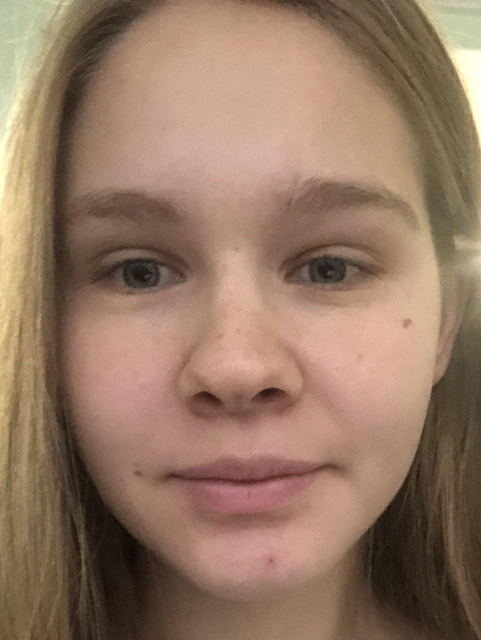
#> input picture support_files/pictures_to_write_letters/1.jpg, 962 x 1280 px (shown at 1/2 size); its folder holds only this picture in this run
$ jupyter execute --allow-errors ProjectPipeline.ipynb   (older library calls are emulated)
#> lines starting #> are read from the running program, lines starting #| are printed output that depends on the picture
[cell 1]
from PIL import ImageFont, ImageDraw, Image, ImageOps

from nltk.stem import PorterStemmer
from nltk.tokenize import RegexpTokenizer
from pke.unsupervised import YAKE
from nltk.corpus import stopwords

# import face_recognition
import numpy as np
import random

import os
import shutil

# Making image from emoji

## Methods to write text with set of pixels.

[cell 2]
def square_side_length(image,
                       back_ground_color=(0, 0, 0, 0)):
    """Square side length on picture with squares.

    Args:
        image: Picture with squares on it.
               Squares are similar to each other.
    """
    width, height = image.size
    lengthes = []
    for h in range(height):
        counter = 0
        for w in range(width):
            pixel_color = image.getpixel((w, h))
            if (pixel_color != back_ground_color):
                counter += 1
        if (len(set(lengthes)) < 3):
            lengthes.append(counter)
    return len(list(filter(lambda x: x != 0, lengthes[:-1])))

[cell 3]
def squeeze_squares_into_pixels(image,
                                back_ground_color=(0, 0, 0, 0)):
    """Squeezing squares on image into 1 top left pixel.

    Args:
        image: Picture with squares on it.
               Squares are similar to each other.
    """
    width, height = image.size
    side_length = square_side_length(image)
    for w in range(width):
        for h in range(height):
            pixel_color = image.getpixel((w, h))
            if pixel_color != back_ground_color:
                for w_black in range(w, w + side_length):
                    for h_black in range(h, h + side_length):
                        if (w_black != w or h_black != h):
                            image.putpixel((w_black, h_black), back_ground_color)
    return image

## Methods to generate pictures.

[cell 4]
def write_text_with_squares(phrase,
                            width,
                            height,
                            back_ground_color,
                            margin,
                            font_path,
                            font_size,
                            font_color):
    """Drawing given text with given params.

    Args:
        phrase (int): What text to draw.

    Returns:
        image, font_size.
    """
    image = Image.new("RGBA", (width, height), back_ground_color)

    draw = ImageDraw.Draw(image)
    font = ImageFont.truetype(font_path, font_size)
    draw.text(margin, phrase, font=font, fill=font_color)

    return image, font_size

[cell 5]
def write_text_with_squares_not_dependent(phrase,
                                          height=1000,
                                          back_ground_color=(0, 0, 0, 0),
                                          font_color=(0, 0, 0),
                                          font_path="../support_files/fonts/EnhancedDotDigital7-XyLK.ttf"):
    """Shell for write_text_with_squares method.
    """

    width = int(height*2)
    font_size = int(3000/len(phrase))
    margin = (int(width/font_size)*25, int(height/font_size)*150)

    return write_text_with_squares(phrase=phrase,
                                   height=height,
                                   width=width,
                                   back_ground_color=back_ground_color,
                                   font_color=font_color,
                                   font_size=font_size,
                                   margin=margin,
                                   font_path=font_path)

[cell 6]
def prepare_emoji_list(emoji_list,
                       font_size):
    """Preparing emojies to be put on picture.
    """

    return list(map(lambda x: x.convert("RGBA").resize((int(font_size/10), int(font_size/10))), emoji_list))

[cell 7]
def fill_text_with_emojies(emoji_list,
                           image,
                           back_ground_color=(0, 0, 0, 0)):
    """Filling every pixel which color in not back_ground_color with random emoji.
    """

    image = squeeze_squares_into_pixels(image)

    out = Image.new('RGBA', image.size, back_ground_color)
    width, height = image.size
    for x in range(width):
        for y in range(height):
            if image.getpixel((x, y)) != back_ground_color:
                random_num = random.randint(0, len(emoji_list)-1)
                img_to_paste = emoji_list[random_num]
                out.paste(img_to_paste, (x, y), mask=img_to_paste)

    return out

[cell 8]
def write_text_with_emojies(text,
                            emoji_list,
                            output_dir,
                            i=0):
    """Writing given text with given emojies, saving them.
    """
#> called with text = 'LOVE', output_dir = '../output/', i = 0

    image, font_size = write_text_with_squares_not_dependent(text)
#> in write_text_with_squares, `image = Image.new("RGBA", (width, height), back_ground_color)`: image: PIL image 2000x1000 RGBA; every value is 0
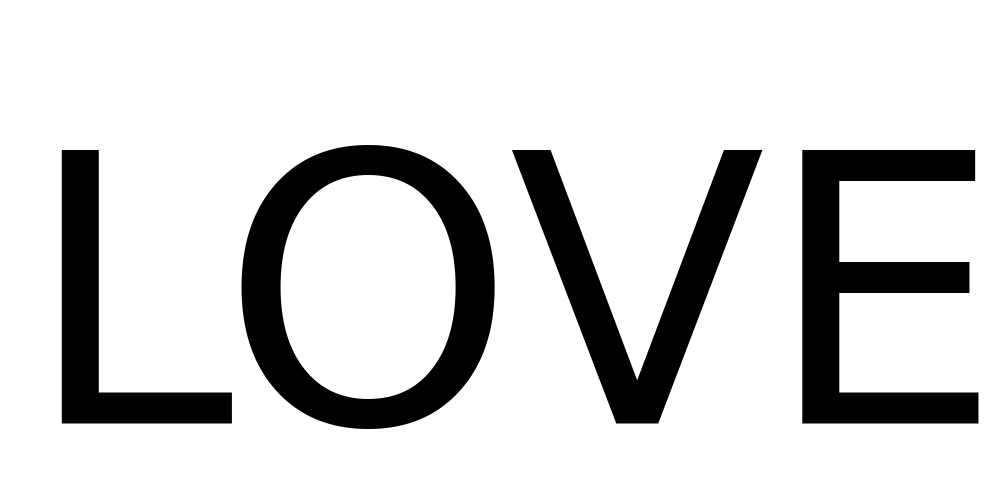
#> image: PIL image 2000x1000 RGBA (shown at 1/2 size); mean R, G, B, A 0, 0, 0, 42.5; transparent parts drawn white
#> font_size = 750

    emoji_list = list(map(lambda x: Image.open(x), emoji_list))
    emoji_list = prepare_emoji_list(emoji_list, font_size)
    out = fill_text_with_emojies(emoji_list, image)

    out.save(output_dir+str(i)+text+".png", "PNG")

    return out

[cell 9]
def write_text_with_faces(text,
                          pictures_to_write_missing_letters_with_path,
                          output_dir,
                          i=0):
    """Writing given text with given faces, saving them.
    """

    pictures_paths_list = list(map(lambda x: pictures_to_write_missing_letters_with_path + x,
                                   os.listdir(pictures_to_write_missing_letters_with_path)))
#    pictures_paths_list = list(map(lambda x: crop_face(Image.open(x)), pictures_paths_list))
    pictures_paths_list = list(map(lambda x: make_circled_image(Image.open(x)), pictures_paths_list))

    image, font_size = write_text_with_squares_not_dependent(text)
    pictures_paths_list = prepare_emoji_list(pictures_paths_list, font_size)

    out = fill_text_with_emojies(pictures_paths_list, image)
    out.save(output_dir+str(i)+text+".png", "PNG")

    return out

## Cropping face

[cell 10]
# [15 lines of commented-out code are left out]

[cell 11]
def make_circled_image(img):
    """Making image circled.
    """

    im = img.resize((120, 120))
    bigsize = (im.size[0] * 3, im.size[1] * 3)
    mask = Image.new('L', bigsize, 0)
    draw = ImageDraw.Draw(mask)
    draw.ellipse((0, 0) + bigsize, fill=255)
    mask = mask.resize(im.size, Image.ANTIALIAS)
    im.putalpha(mask)

    output = ImageOps.fit(im, mask.size, centering=(0.5, 0.5))
    output.putalpha(mask)

    return output

## Tokenization and emoji pictures

### Tokenization

[cell 12]
# [35 lines left out: function get_kphrases, not called in this run]

### Emojies

[cell 13]
# [43 lines left out: functions norm, get_filename, get_emoji, not called in this run]

## Testing

### Text with emojies

[cell 14]
text = "LOVE"
emoji_list = ["../support_files/emoji/kiss_kissu.png",
              "../support_files/emoji/kiss_kissu_love_love_loving.png",
              "../support_files/emoji/kiss_whistle.png",
              "../support_files/emoji/love_loveu_beautiful_lovely_sexy_attractive_sweetheart_likable_cute_lovable_sweet.png",
              "../support_files/emoji/loveu_love_arrow_loving_smitten_heart.png",
              "../support_files/emoji/love_beat_loveu_loving_beating_vibrating_lovely_heart.png",]

#> (a cell that did not finish here is left out)

### Text with face

[cell 16]
text = "HEY"
#> text = 'HEY'
pictures_to_write_missing_letters_with_path = "../support_files/pictures_to_write_letters/"

[cell 17]
out = write_text_with_faces(text=text,
                            pictures_to_write_missing_letters_with_path=pictures_to_write_missing_letters_with_path,
                            output_dir="../output/")
#> in make_circled_image, `im = img.resize((120, 120))`:
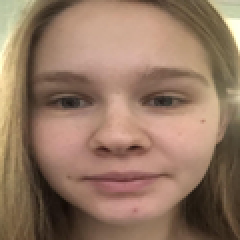
#> im: PIL image 120x120 RGB (shown 2 times larger); mean R, G, B 148.4, 119.3, 98.9
#> in make_circled_image, `mask = Image.new('L', bigsize, 0)`: mask: PIL image 360x360 L; every value is 0
#> in make_circled_image, `mask = mask.resize(im.size, Image.ANTIALIAS)`:
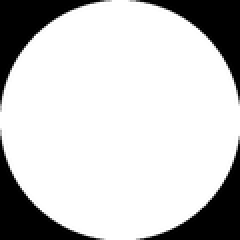
#> mask: PIL image 120x120 L (shown 2 times larger); min 0, max 255, mean 201.2
#> in make_circled_image, `im.putalpha(mask)`:
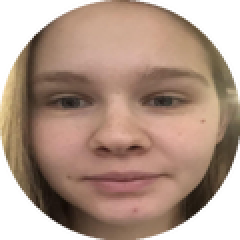
#> im: PIL image 120x120 RGBA (shown 2 times larger); mean R, G, B, A 148.4, 119.3, 98.9, 201.2; transparent parts drawn white
#> in write_text_with_faces, `pictures_paths_list = list(map(lambda x: make_circled_image(Image.open..`: pictures_paths_list = 1 item
#> in write_text_with_faces, `image, font_size = write_text_with_squares_not_dependent(text)`:
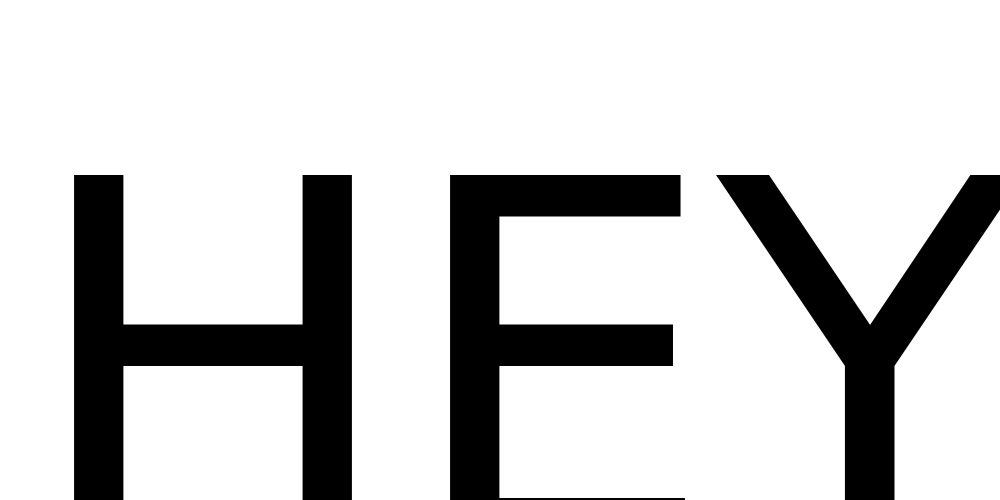
#> image: PIL image 2000x1000 RGBA (shown at 1/2 size); mean R, G, B, A 0, 0, 0, 48.9; transparent parts drawn white
#> in write_text_with_faces, `image, font_size = write_text_with_squares_not_dependent(text)`: font_size = 1000
#> after the loop in square_side_length, `for h in range(height):`: lengthes = 352 values from 0 to 829
#> in squeeze_squares_into_pixels, `side_length = square_side_length(image)`: side_length = 1
#> after the loop in fill_text_with_emojies, `for x in range(width):`:
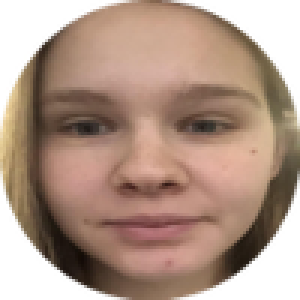
#> img_to_paste: PIL image 100x100 RGBA (shown 3 times larger); mean R, G, B, A 126.6, 100.1, 84.4, 201.2; transparent parts drawn white
#> after the loop in fill_text_with_emojies, `for x in range(width):`:
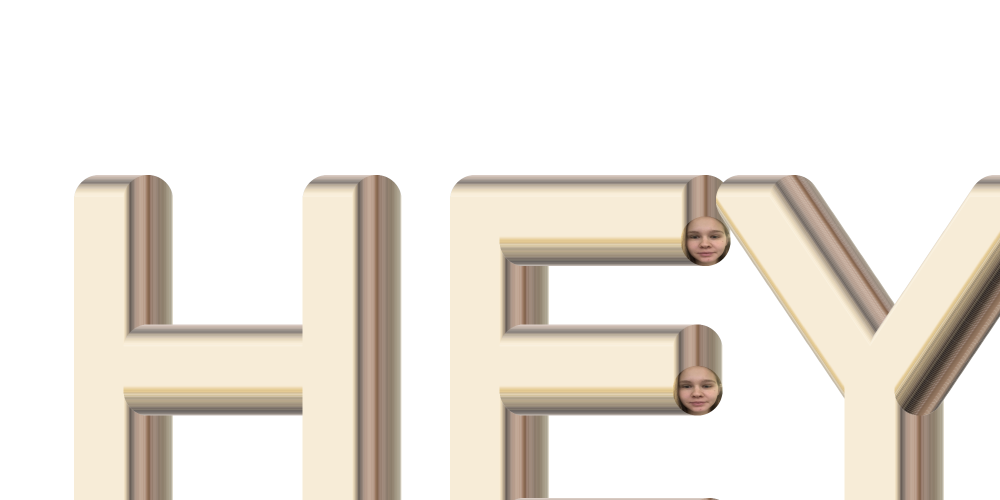
#> out: PIL image 2000x1000 RGBA (shown at 1/2 size); mean R, G, B, A 70.4, 60.7, 45.7, 53.1; transparent parts drawn white
out

# Making emoji text backgroung

[cell 18]
# [28 lines left out: function make_trasparent, not called in this run]

[cell 19]
# [50 lines left out: functions resizer, image_maker, put_images_onto_image, not called in this run]


def put_images(images_paths, image_path, num_of_images):
    """Shell for put_images_onto_image method.
    """

    images_list = list(map(lambda x: Image.open(x), images_paths))
    images_list = list(map(lambda x: x.resize((60, 60)), images_list))
    image = Image.open(image_path)
    return put_images_onto_image(images_list=images_list,
                                 image=image,
                                 num_of_images=num_of_images)

[cell 20]
images_paths = ["../support_files/emoji/kiss_kissu.png",
                "../support_files/emoji/kiss_kissu_love_love_loving.png",
                "../support_files/emoji/kiss_whistle.png",
                "../support_files/emoji/love_loveu_beautiful_lovely_sexy_attractive_sweetheart_likable_cute_lovable_sweet.png",
                "../support_files/emoji/loveu_love_arrow_loving_smitten_heart.png",
                "../support_files/emoji/love_beat_loveu_loving_beating_vibrating_lovely_heart.png",]
image_path = "../output/0LOVE.png"
num_of_images = 5

#> (a cell that did not finish here is left out)

result_image

# Creating gif

[cell 22]
def clear_dir(dir_path):
    for the_file in os.listdir(dir_path):
        file_path = os.path.join(dir_path, the_file)
        try:
            if os.path.isfile(file_path):
                os.unlink(file_path)
            elif os.path.isdir(file_path):
                shutil.rmtree(file_path)
        except Exception as e:
            print(e)

[cell 23]
# [19 lines left out: function gen_frame, not called in this run]

[cell 24]
def generate_gif(text="Sweetheart, I miss you so much",
                 pictures_to_write_missing_letters_with_path="../support_files/pictures_to_write_letters/",
                 output_dir="../output/",
                 emoji_dir="../support_files/emoji/"):
    """Generating .gif from given text.
    """

    clear_dir(output_dir)

    word_list = get_kphrases(text)
    word_list = list(map(lambda x: x.upper(), word_list))

    print("Main words: {}".format(word_list))

    # Adding pictures that will be used for gif.
    for i in range(len(word_list)):

        emoji_list = get_emoji(word_list[i], emoji_dir)

        if emoji_list == []:
            write_text_with_faces(text=word_list[i],
                                  i=i,
                                  pictures_to_write_missing_letters_with_path=pictures_to_write_missing_letters_with_path,
                                  output_dir=output_dir)
        else:
            write_text_with_emojies(text=word_list[i],
                                    emoji_list=emoji_list,
                                    i=i,
                                    output_dir=output_dir)

    print("Succesfully prepared words for .gif, exported in directory: '{}'.".format(output_dir))

    # Making gif.
    filenames = os.listdir(output_dir)
    filenames = list(map(lambda x: output_dir + x, filenames))
    filenames.sort()

    if filenames != []:
        filenames = list(map(lambda x: gen_frame(x), filenames))
        im1 = filenames[0]
        im1.save(output_dir + 'output.gif', save_all=True,
                 append_images=filenames[1:], loop=0, duration=1500, disposal=2)

    print("Succesfully prepared .gif, exported in directory: '{}'.".format(output_dir))

[cell 25]
test1 = "I'll kill you if you don't get the phone"
#> test1 = "I'll kill you if you don't get the phone"
test2 = "Sweetheart, I miss you so much"
test3 = "I am terribly sorry, but we have to re-schedule the meeting again"
test4 = "I'm so happy! Summer is finally back to town!"
test5 = "I'm stuck in a traffic jam and will be late, all is lost"
test6 = "Fuck you!"
test7 = "Mama always said life was like a box of chocolates. You never know what you're gonna get."
test8 = "Wow! That's cool!"

#> (a cell that did not finish here is left out)
